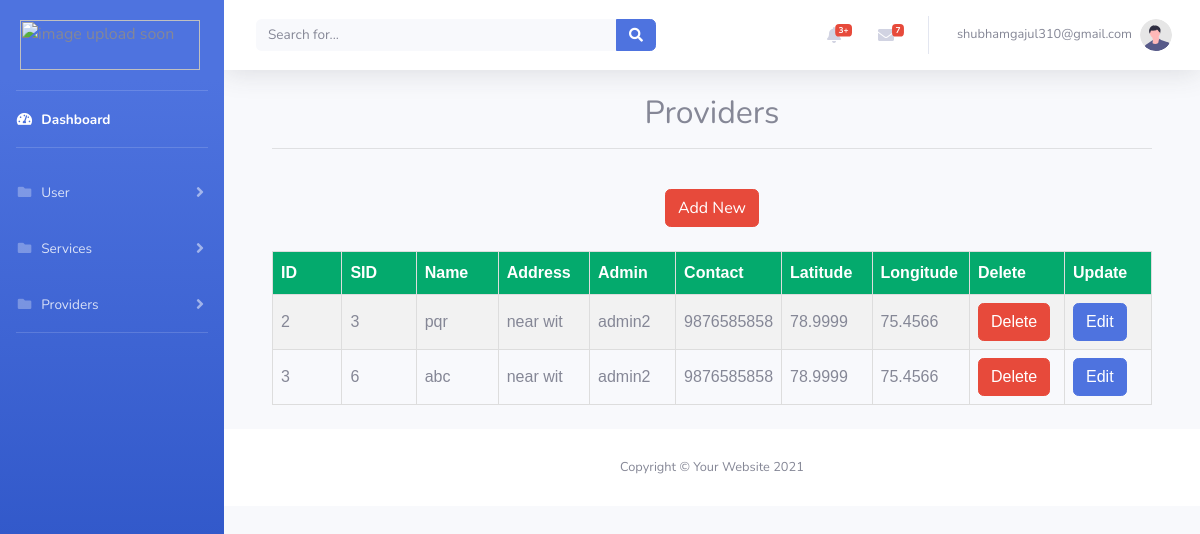
/display_provider.php (signed in), run on the app's committed database.
### tables this page shows
CREATE TABLE `provider` (
  `id` int(11) NOT NULL,
  `sid` int(11) NOT NULL,
  `name` varchar(255) NOT NULL,
  `address` varchar(255) NOT NULL,
  `admin` varchar(255) NOT NULL,
  `contact` bigint(10) NOT NULL,
  `latitude` varchar(15) NOT NULL,
  `longitude` varchar(15) NOT NULL
);

### display_provider.php (the view, shortened to what this page needs)
<html>
<head>
    <link href="vendor/fontawesome-free/css/all.min.css" rel="stylesheet" type="text/css">
    <link href="css/sb-admin-2.min.css" rel="stylesheet">
</head>
<body id="page-top">
    <div id="wrapper">
        <ul class="navbar-nav bg-gradient-primary sidebar sidebar-dark accordion" id="accordionSidebar">
            <img style="width:180px;height:50px;margin:20px" src="image/vertex-logo.png" alt="image upload soon">
            <hr class="sidebar-divider my-0">
            <li class="nav-item active">
                <a class="nav-link" href="dashboard.php">
                    <i class="fas fa-fw fa-tachometer-alt"></i>
                    <span>Dashboard</span></a>
            </li>
            <hr class="sidebar-divider">
            <li class="nav-item">
                <a class="nav-link collapsed" href="#" data-toggle="collapse" data-target="#collapsePages" aria-expanded="true" aria-controls="collapsePages">
                    <i class="fas fa-fw fa-folder"></i>
                    <span>User</span>
                </a>
            </li>
            <li class="nav-item">
                <a class="nav-link collapsed" href="display_sevices.php" data-toggle="collapse" data-target="#collapseServices" aria-expanded="true" aria-controls="collapseServices">
                    <i class="fas fa-fw fa-folder"></i>
                    <span>Services</span>
                </a>
            </li>
            <li class="nav-item">
                <a class="nav-link collapsed" href="display_portfolio.php" data-toggle="collapse" data-target="#collapsePortfolio" aria-expanded="true" aria-controls="collapsePortfolio">
                    <i class="fas fa-fw fa-folder"></i>
                    <span>Providers</span>
                </a>
            </li>
            <hr class="sidebar-divider">
        </ul>
        <div id="content-wrapper" class="d-flex flex-column">
            <div id="content">
                <nav class="navbar navbar-expand navbar-light bg-white topbar mb-4 static-top shadow">
                    <form class="d-none d-sm-inline-block form-inline mr-auto ml-md-3 my-2 my-md-0 mw-100 navbar-search">
                        <div class="input-group">
                            <input type="text" class="form-control bg-light border-0 small" placeholder="Search for..." aria-label="Search" aria-describedby="basic-addon2">
                            <div class="input-group-append">
                                <button class="btn btn-primary" type="button">
                                    <i class="fas fa-search fa-sm"></i>
                                </button>
                            </div>
                        </div>
                    </form>
                    <ul class="navbar-nav ml-auto">
                        <li class="nav-item dropdown no-arrow mx-1">
                            <a class="nav-link dropdown-toggle" href="#" id="alertsDropdown" role="button" data-toggle="dropdown" aria-haspopup="true" aria-expanded="false">
                                <i class="fas fa-bell fa-fw"></i>
                                <span class="badge badge-danger badge-counter">3+</span>
                            </a>
                        </li>
                        <li class="nav-item dropdown no-arrow mx-1">
                            <a class="nav-link dropdown-toggle" href="#" id="messagesDropdown" role="button" data-toggle="dropdown" aria-haspopup="true" aria-expanded="false">
                                <i class="fas fa-envelope fa-fw"></i>
                                <span class="badge badge-danger badge-counter">7</span>
                            </a>
                        </li>
                        <li class="nav-item dropdown no-arrow">
                            <a class="nav-link dropdown-toggle" href="#" id="userDropdown" role="button" data-toggle="dropdown" aria-haspopup="true" aria-expanded="false">
                                <span class="mr-2 d-none d-lg-inline text-gray-600 small"><?php echo $_SESSION['email'];?></span>
                                <img class="img-profile rounded-circle" src="img/undraw_profile.svg">
                            </a>
                        </li>
                    </ul>
                </nav>
                <div class="container-fluid">
                    <div class="container">
                        <h2 align="center">Providers</h2>
                        <hr>
                        <br>
                        <div align="center">
                            <a href="form_provider.php"><button type="button" class="btn btn-danger">Add New</button></a>
                        </div>
                        <br>
                        <table border=1px rules="all"  id="customers">
                            <tr >
                                <th>ID</th>
                                <th>SID</th>
                                <th>Name</th>
                                <th>Address</th>
                                <th>Admin</th>
                                <th>Contact</th>
                                <th>Latitude</th>
                                <th>Longitude</th>
                                <th>Delete</th>
                                <th>Update</th>
                            </tr>
                            <?php
                            require('config.php');
                            $sql = "select * from provider";
                            $rs = mysqli_query($conn, $sql);
                            while ($rw = mysqli_fetch_row($rs)) {
                            ?>
                                <tr>
                                    <td width=100><?php echo $rw[0]; ?></td>
                                    <td width=100><?php echo $rw[1]; ?></td>
                                    <td width=100><?php echo $rw[2]; ?></td>
                                    <td width=100><?php echo $rw[3]; ?></td>
                                    <td width=100><?php echo $rw[4]; ?></td>
                                    <td width=100><?php echo $rw[5]; ?></td>
                                    <td width=100><?php echo $rw[6]; ?></td>
                                    <td width=100><?php echo $rw[7]; ?></td>
                                    <td width=100><a href='delete_provider.php?id=<?php echo $rw[0]; ?>'><button type="button" class="btn btn-danger">Delete</button></a></td>
                                    <td width=100><a href='update_provider.php?id=<?php echo $rw[0]; ?>'><button type="button" class="btn btn-primary">Edit</button></a></td>
                                </tr>
                            <?php
                            }
                            ?>
                        </table>
                        <br>
                    </div>
                </div>
                <footer class="sticky-footer bg-white">
                    <div class="container my-auto">
                        <div class="copyright text-center my-auto">
                            <span>Copyright &copy; Your Website 2021</span>
                        </div>
                    </div>
                </footer>
            </div>
        </div>
</body>
</html>

### display_provider.php (style rules this page uses)
#customers { font-family: Arial, Helvetica, sans-serif; border-collapse: collapse; width: 100%; }
#customers td, #customers th { border: 1px solid #ddd; padding: 8px; align-items: center; }
#customers tr:nth-child(even) { background-color: #f2f2f2; }
#customers th { padding-top: 12px; padding-bottom: 12px; text-align: left; background-color: #04AA6D; color: white; }

### data on the page
provider: id "2", sid "3", name "pqr", address "near wit", admin "admin2", contact "9876585858", latitude "78.9999", longitude "75.4566"
provider: id "3", sid "6", name "abc", address "near wit", admin "admin2", contact "9876585858", latitude "78.9999", longitude "75.4566"

### other printed values
$_SESSION['email'] "shubhamgajul310@gmail.com"
